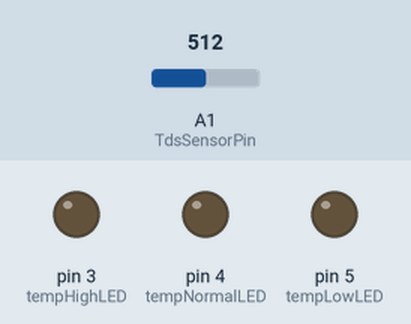
Bench run of a sketch on a simulated Arduino Uno, built with avr-gcc and run on an emulated ATmega328P. Parts: output pins drawn as LEDs (lit = HIGH). The inputs (shaded band) are chosen by the test bench; at power-on: A1 (TdsSensorPin) = 512. The RemoteXY app is connected.

Above: at 0.1 s.
At 0.8 s:
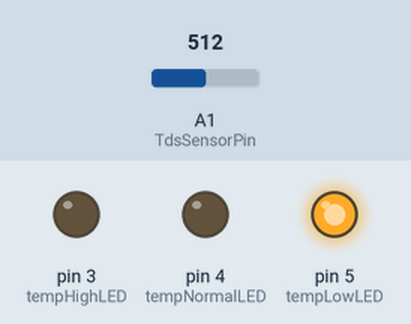
Timing chart, 0 to 2.3 s (numbered marks = the images above):
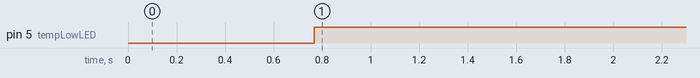

Measured:
- by itself, pin 5 (tempLowLED): LOW → HIGH at 0.77 s

The sketch:

hydrocrofters.ino
```cpp
//////////////////////////////////////////////
//        RemoteXY include library          //
//////////////////////////////////////////////

// RemoteXY select connection mode and include library
#define REMOTEXY_MODE__ESP8266_HARDSERIAL_POINT

#include <RemoteXY.h>

// RemoteXY connection settings
#define REMOTEXY_SERIAL Serial
#define REMOTEXY_SERIAL_SPEED 115200
#define REMOTEXY_WIFI_SSID "RemoteXY"
#define REMOTEXY_WIFI_PASSWORD "123456789"
#define REMOTEXY_SERVER_PORT 6377
#define REMOTEXY_ACCESS_PASSWORD "123456789"


// RemoteXY configurate
#pragma pack(push, 1)
uint8_t RemoteXY_CONF[] =   // 98 bytes
  { 255,0,0,33,0,91,0,16,31,1,67,4,12,29,20,5,2,26,11,129,
  0,13,8,39,6,17,72,121,100,114,111,99,114,111,102,116,101,114,115,0,
  129,0,12,23,30,5,17,84,101,109,112,101,114,97,116,117,114,101,0,129,
  0,12,44,18,6,17,84,68,83,0,67,4,12,51,20,5,2,26,11,129,
  0,12,64,18,6,17,112,72,0,67,4,12,72,20,5,2,26,11 };

// this structure defines all the variables and events of your control interface
struct {

    // output variables
  char tempVar[11];  // string UTF8 end zero
  char tdsVar[11];  // string UTF8 end zero
  char phVar[11];  // string UTF8 end zero

    // other variable
  uint8_t connect_flag;  // =1 if wire connected, else =0

} RemoteXY;
#pragma pack(pop)

/////////////////////////////////////////////
//           END RemoteXY include          //
/////////////////////////////////////////////

/////////////////////////////////////////////
//           START Temperature include     //
/////////////////////////////////////////////
#include <OneWire.h>
#include <DallasTemperature.h>

#define ONE_WIRE_BUS 2

OneWire oneWire(ONE_WIRE_BUS);

DallasTemperature sensors(&oneWire);
double tempValue=0.0;

// Temperature Feedback pins
int tempHighLED = 3;
int tempNormalLED = 4;
int tempLowLED = 5;

// Temperature threshold
double tempLow = 15.0;
double tempHigh = 30.0;

/////////////////////////////////////////////
//            END Temperature include      //
/////////////////////////////////////////////

/////////////////////////////////////////////
//            START TDS include            //
/////////////////////////////////////////////

#define TdsSensorPin A1
#define VREF 5.0      // analog reference voltage(Volt) of the ADC
#define SCOUNT  30           // sum of sample point
int analogBuffer[SCOUNT];    // store the analog value in the array, read from ADC
int analogBufferTemp[SCOUNT];
int analogBufferIndex = 0,copyIndex = 0;
float averageVoltage = 0,tdsValue = 0,temperature = 25;

/////////////////////////////////////////////
//             END TDS include             //
/////////////////////////////////////////////

// Temporary pH value
double phValue = 7.0;


void setup()
{
  RemoteXY_Init ();

  // Starting the temperature sensor
  sensors.begin();

  // Temperature feedback LEDs
  pinMode(tempHighLED, OUTPUT);
  pinMode(tempNormalLED, OUTPUT);
  pinMode(tempLowLED, OUTPUT);

  // Setting up the TDS sensor
  pinMode(TdsSensorPin, INPUT);

}

void loop()
{
  RemoteXY_Handler ();

  // Updating the temperature sensor values
  sensors.requestTemperatures();
  dtostrf(tempValue, 0, 2, RemoteXY.tempVar);

  // Conditionally switching on the temp lights
  if(tempValue <= tempLow) {
    digitalWrite(tempLowLED, HIGH);
    digitalWrite(tempHighLED, LOW);
    digitalWrite(tempNormalLED, LOW);
  }
  else if (tempValue > tempHigh) {
    digitalWrite(tempHighLED, HIGH);
    digitalWrite(tempLowLED, LOW);
    digitalWrite(tempNormalLED, LOW);
  }
  else {
    digitalWrite(tempNormalLED, HIGH);
    digitalWrite(tempLowLED, LOW);
    digitalWrite(tempHighLED, LOW);
  }

  // Updating the TDS sensor values
  static unsigned long analogSampleTimepoint = millis();
   if(millis()-analogSampleTimepoint > 40U)     //every 40 milliseconds,read the analog value from the ADC
   {
     analogSampleTimepoint = millis();
     analogBuffer[analogBufferIndex] = analogRead(TdsSensorPin);    //read the analog value and store into the buffer
     analogBufferIndex++;
     if(analogBufferIndex == SCOUNT)
         analogBufferIndex = 0;
   }
   static unsigned long printTimepoint = millis();
   if(millis()-printTimepoint > 800U)
   {
      printTimepoint = millis();
      for(copyIndex=0;copyIndex<SCOUNT;copyIndex++)
        analogBufferTemp[copyIndex]= analogBuffer[copyIndex];
      averageVoltage = getMedianNum(analogBufferTemp,SCOUNT) * (float)VREF / 1024.0; // read the analog value more stable by the median filtering algorithm, and convert to voltage value
      float compensationCoefficient=1.0+0.02*(temperature-25.0);    //temperature compensation formula: fFinalResult(25^C) = fFinalResult(current)/(1.0+0.02*(fTP-25.0));
      float compensationVolatge=averageVoltage/compensationCoefficient;  //temperature compensation
      tdsValue=(133.42*compensationVolatge*compensationVolatge*compensationVolatge - 255.86*compensationVolatge*compensationVolatge + 857.39*compensationVolatge)*0.5; //convert voltage value to tds value

      dtostrf(tdsValue, 0, 2, RemoteXY.tdsVar);
   }

   // Defaulting ph to 7.0
   dtostrf(phValue, 0, 2, RemoteXY.phVar);

}

/////////////////////////////////////////////
//        HELPER FUNCTIONS TDS             //
/////////////////////////////////////////////

int getMedianNum(int bArray[], int iFilterLen)
{
      int bTab[iFilterLen];
      for (byte i = 0; i<iFilterLen; i++)
      bTab[i] = bArray[i];
      int i, j, bTemp;
      for (j = 0; j < iFilterLen - 1; j++)
      {
      for (i = 0; i < iFilterLen - j - 1; i++)
          {
        if (bTab[i] > bTab[i + 1])
            {
        bTemp = bTab[i];
            bTab[i] = bTab[i + 1];
        bTab[i + 1] = bTemp;
         }
      }
      }
      if ((iFilterLen & 1) > 0)
    bTemp = bTab[(iFilterLen - 1) / 2];
      else
    bTemp = (bTab[iFilterLen / 2] + bTab[iFilterLen / 2 - 1]) / 2;
      return bTemp;
}
```
